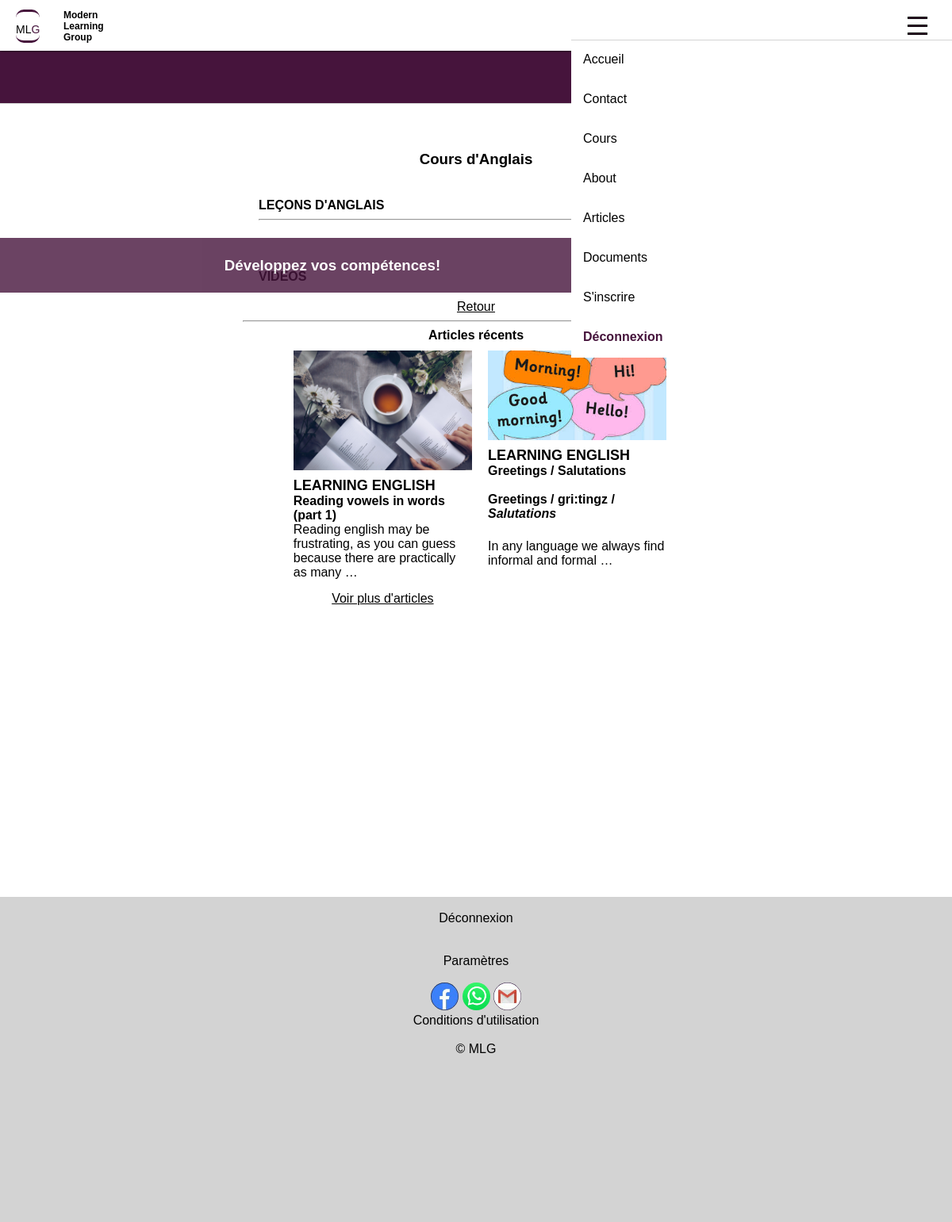
The page /english/ (signed in) on the database its author committed.
### articles/models.py (models this page shows, shortened)
class Article(models.Model):
  title = models.CharField(max_length=100)
  categorie = models.ForeignKey(Categorie, on_delete=models.CASCADE, null=True)
  slug = models.SlugField(max_length=255, unique=True, blank=True)
  author = models.ForeignKey(User, on_delete=models.SET_NULL, null=True, blank=True)
  updated_on = models.DateTimeField(auto_now=True)
  content = RichTextUploadingField(blank=True, null=True)
  photo = models.ImageField(null=True, upload_to='images')
  pub_date = models.DateTimeField(auto_now_add=True, null=True)
  published = models.BooleanField(default=False)

### learning/models.py (models this page shows)
class Categorie(models.Model):
  nom = models.CharField(max_length=20, null=False, verbose_name='Nom')
  def __str__(self):
    return self.nom
  class Meta:
    verbose_name="Catégorie"

### cours/views.py (the view)
# urls.py: path('english/', views.englishlesson_view, name='english-lessons'),
def englishlesson_view(request):
  lessons = EnglishLesson.objects.all()
  articles = Article.objects.filter(categorie = 1)
  articles = articles.order_by('-id')
  articles = articles[:2]
  videolessons = Videolesson.objects.filter(categorie = 1)
  return render(request, 'cours/english.html', {'lessons':lessons, 'videolessons':videolessons, 'articles':articles})

### cours/templates/cours/english.html (shortened to what this page needs)
{% extends 'base_template.html'%}
{% block content %}
<section>
    <h1> Cours d'Anglais </h1>
    <div class="english-div">
        <b> LEÇONS D'ANGLAIS</b>
    <hr>
    <br><br><br>
        <b> VIDEOS</b>
    </div>
    <a href="{% url 'cours'%}">Retour</a>
    <br>
<hr>
<b> Articles récents </b>
{% if articles %}
<div class="nosarticles">
        {% for chaquearticle in articles %}
        {% autoescape off %}
        <div class="article">
            <div>
                <img src="{{chaquearticle.photo.url }}" alt="photo" />
            </div>
            <span class="categorie">{{chaquearticle.categorie}}</span><br>
            <a href="{% url 'article-details' chaquearticle.slug %}"><b>{{chaquearticle.title}}</b><br> {{ chaquearticle.content|truncatewords:15 }}</a>
        </div>
        {% endautoescape %}
        {% endfor %}
    </div> <a href="{% url 'articles-english' %}"> Voir plus d'articles</a>
  {% endif %}
</section>
{% endblock %}

### learning/static/learning/main.css (style rules this page uses)
body { background-color: rgb(70, 20, 60); font-family: Garamond, Lucida, Arial, sans-serif; }
body a { color: black; }
section { display: block; align-items: center; margin-bottom: 50px; min-height: 200px; }
.nosarticles { margin-top: 5px; }
.article div { max-height: 230px; overflow: hidden; margin-bottom: 5px; }
.article { text-align: left; margin-bottom: 15px; padding: 10px; }
.article img { width: 100%; height: 70%; }
.article a { text-decoration: none; }
.article .categorie { font-family: Arial; font-size: 20px; font-weight: bold; text-transform: uppercase; }
.english-div, .maths-div, .geoscience-div { padding: 20px; text-align: left; }
@media screen and (min-width: 900px) { .nosarticles { display: grid; grid-template-columns: repeat(2, 50%); grid-gap: 10px; align-content: center; border-radius: 3px; width: 80%; } }
@media screen and (min-width: 900px) { .article { background-color: white; padding: 0px; margin: 5px; } }
@media screen and (min-width: 900px) { .article div { max-height: 300px; } }
@media screen and (min-width: 900px) { .article img { width: 100%; height: 70%; } }
@media screen and (min-width: 900px) { .article a { text-decoration: none; } }
@media screen and (min-width: 900px) { .article .categorie { font-size: 18px; font-weight: bold; font-family: Arial; text-transform: uppercase; } }
@media screen and (min-width: 900px) { section { display: inline-block; width: 70%; min-height: 850px; margin-top:20px; } }

### rows shown on the page
Article: photo (picture), categorie "LEARNING ENGLISH", title "Reading vowels in words (part 1)", content "Reading english may be frustrating, as you can guess because there are practically as many …"
Article: photo (picture), categorie "LEARNING ENGLISH", title "Greetings / Salutations", content "Greetings / gri:tingz / Salutations In any language we always find informal and formal …"
